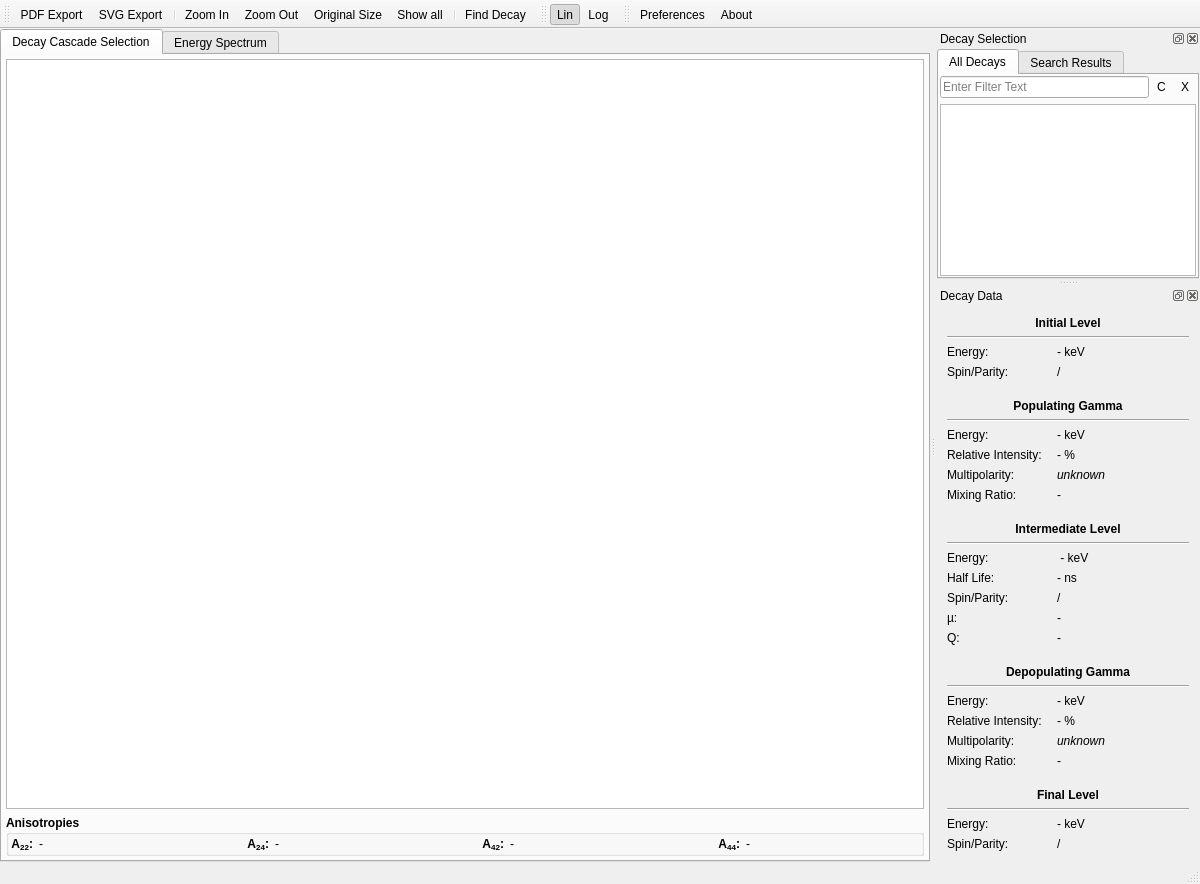
<?xml version="1.0" encoding="UTF-8"?>
<ui version="4.0">
 <class>KaihenMainWindow</class>
 <widget class="QMainWindow" name="KaihenMainWindow">
  <property name="geometry">
   <rect>
    <x>0</x>
    <y>0</y>
    <width>1200</width>
    <height>884</height>
   </rect>
  </property>
  <property name="windowTitle">
   <string>Kaihen</string>
  </property>
  <property name="windowIcon">
   <iconset resource="kaihen.qrc">
    <normaloff>:/kaihen.png</normaloff>:/kaihen.png</iconset>
  </property>
  <property name="dockNestingEnabled">
   <bool>true</bool>
  </property>
  <widget class="QWidget" name="centralWidget">
   <layout class="QVBoxLayout" name="verticalLayout_3">
    <property name="margin">
     <number>0</number>
    </property>
    <item>
     <widget class="QTabWidget" name="tabWidget">
      <property name="currentIndex">
       <number>0</number>
      </property>
      <widget class="QWidget" name="decayCascadeTab">
       <attribute name="title">
        <string>Decay Cascade Selection</string>
       </attribute>
       <layout class="QVBoxLayout" name="verticalLayout_4">
        <property name="margin">
         <number>4</number>
        </property>
        <item>
         <widget class="QGraphicsView" name="decayView">
          <property name="sizePolicy">
           <sizepolicy hsizetype="Expanding" vsizetype="Expanding">
            <horstretch>1</horstretch>
            <verstretch>0</verstretch>
           </sizepolicy>
          </property>
         </widget>
        </item>
        <item>
         <widget class="GroupBox" name="groupBox">
          <property name="sizePolicy">
           <sizepolicy hsizetype="Expanding" vsizetype="Preferred">
            <horstretch>0</horstretch>
            <verstretch>0</verstretch>
           </sizepolicy>
          </property>
          <property name="font">
           <font>
            <weight>75</weight>
            <bold>true</bold>
           </font>
          </property>
          <property name="title">
           <string>Anisotropies</string>
          </property>
          <layout class="QHBoxLayout" name="horizontalLayout">
           <property name="margin">
            <number>2</number>
           </property>
           <item>
            <widget class="QLabel" name="a22Label">
             <property name="sizePolicy">
              <sizepolicy hsizetype="Fixed" vsizetype="Preferred">
               <horstretch>0</horstretch>
               <verstretch>0</verstretch>
              </sizepolicy>
             </property>
             <property name="text">
              <string>&lt;html&gt;&lt;head/&gt;&lt;body&gt;&lt;p&gt;A&lt;span style=&quot; vertical-align:sub;&quot;&gt;22&lt;/span&gt;:&lt;/p&gt;&lt;/body&gt;&lt;/html&gt;</string>
             </property>
             <property name="alignment">
              <set>Qt::AlignRight|Qt::AlignTrailing|Qt::AlignVCenter</set>
             </property>
            </widget>
           </item>
           <item>
            <widget class="QLabel" name="a22">
             <property name="font">
              <font>
               <weight>50</weight>
               <bold>false</bold>
              </font>
             </property>
             <property name="toolTip">
              <string>&lt;html&gt;&lt;head/&gt;&lt;body&gt;&lt;p&gt;A&lt;span style=&quot; vertical-align:sub;&quot;&gt;22&lt;/span&gt;&lt;/p&gt;&lt;p&gt;If the sign of δ&lt;sub&gt;1&lt;/sub&gt; or δ&lt;sub&gt;2&lt;/sub&gt; is unknown all possible combinations are shown. Results are then tagged with the signs of δ&lt;sub&gt;1&lt;/sub&gt; and δ&lt;sub&gt;2&lt;/sub&gt;.&lt;/p&gt;&lt;/body&gt;&lt;/html&gt;</string>
             </property>
             <property name="text">
              <string>-</string>
             </property>
             <property name="wordWrap">
              <bool>true</bool>
             </property>
             <property name="textInteractionFlags">
              <set>Qt::LinksAccessibleByMouse|Qt::TextSelectableByKeyboard|Qt::TextSelectableByMouse</set>
             </property>
            </widget>
           </item>
           <item>
            <widget class="QLabel" name="a24Label">
             <property name="sizePolicy">
              <sizepolicy hsizetype="Fixed" vsizetype="Preferred">
               <horstretch>0</horstretch>
               <verstretch>0</verstretch>
              </sizepolicy>
             </property>
             <property name="minimumSize">
              <size>
               <width>50</width>
               <height>0</height>
              </size>
             </property>
             <property name="text">
              <string>&lt;html&gt;&lt;head/&gt;&lt;body&gt;&lt;p&gt;A&lt;span style=&quot; vertical-align:sub;&quot;&gt;24&lt;/span&gt;:&lt;/p&gt;&lt;/body&gt;&lt;/html&gt;</string>
             </property>
             <property name="alignment">
              <set>Qt::AlignRight|Qt::AlignTrailing|Qt::AlignVCenter</set>
             </property>
            </widget>
           </item>
           <item>
            <widget class="QLabel" name="a24">
             <property name="font">
              <font>
               <weight>50</weight>
               <bold>false</bold>
              </font>
             </property>
             <property name="toolTip">
              <string>&lt;html&gt;&lt;head/&gt;&lt;body&gt;&lt;p&gt;A&lt;span style=&quot; vertical-align:sub;&quot;&gt;24&lt;/span&gt;&lt;/p&gt;&lt;p&gt;If the sign of δ&lt;sub&gt;1&lt;/sub&gt; or δ&lt;sub&gt;2&lt;/sub&gt; is unknown all possible combinations are shown. Results are then tagged with the signs of δ&lt;sub&gt;1&lt;/sub&gt; and δ&lt;sub&gt;2&lt;/sub&gt;.&lt;/p&gt;&lt;/body&gt;&lt;/html&gt;</string>
             </property>
             <property name="text">
              <string>-</string>
             </property>
             <property name="wordWrap">
              <bool>true</bool>
             </property>
             <property name="textInteractionFlags">
              <set>Qt::LinksAccessibleByMouse|Qt::TextSelectableByKeyboard|Qt::TextSelectableByMouse</set>
             </property>
            </widget>
           </item>
           <item>
            <widget class="QLabel" name="a42Label">
             <property name="sizePolicy">
              <sizepolicy hsizetype="Fixed" vsizetype="Preferred">
               <horstretch>0</horstretch>
               <verstretch>0</verstretch>
              </sizepolicy>
             </property>
             <property name="minimumSize">
              <size>
               <width>50</width>
               <height>0</height>
              </size>
             </property>
             <property name="text">
              <string>&lt;html&gt;&lt;head/&gt;&lt;body&gt;&lt;p&gt;A&lt;span style=&quot; vertical-align:sub;&quot;&gt;42&lt;/span&gt;:&lt;/p&gt;&lt;/body&gt;&lt;/html&gt;</string>
             </property>
             <property name="alignment">
              <set>Qt::AlignRight|Qt::AlignTrailing|Qt::AlignVCenter</set>
             </property>
            </widget>
           </item>
           <item>
            <widget class="QLabel" name="a42">
             <property name="font">
              <font>
               <weight>50</weight>
               <bold>false</bold>
              </font>
             </property>
             <property name="toolTip">
              <string>&lt;html&gt;&lt;head/&gt;&lt;body&gt;&lt;p&gt;A&lt;span style=&quot; vertical-align:sub;&quot;&gt;42&lt;/span&gt;&lt;/p&gt;&lt;p&gt;If the sign of δ&lt;sub&gt;1&lt;/sub&gt; or δ&lt;sub&gt;2&lt;/sub&gt; is unknown all possible combinations are shown. Results are then tagged with the signs of δ&lt;sub&gt;1&lt;/sub&gt; and δ&lt;sub&gt;2&lt;/sub&gt;.&lt;/p&gt;&lt;/body&gt;&lt;/html&gt;</string>
             </property>
             <property name="text">
              <string>-</string>
             </property>
             <property name="wordWrap">
              <bool>true</bool>
             </property>
             <property name="textInteractionFlags">
              <set>Qt::LinksAccessibleByMouse|Qt::TextSelectableByKeyboard|Qt::TextSelectableByMouse</set>
             </property>
            </widget>
           </item>
           <item>
            <widget class="QLabel" name="a44Label">
             <property name="sizePolicy">
              <sizepolicy hsizetype="Fixed" vsizetype="Preferred">
               <horstretch>0</horstretch>
               <verstretch>0</verstretch>
              </sizepolicy>
             </property>
             <property name="minimumSize">
              <size>
               <width>50</width>
               <height>0</height>
              </size>
             </property>
             <property name="text">
              <string>&lt;html&gt;&lt;head/&gt;&lt;body&gt;&lt;p&gt;A&lt;span style=&quot; vertical-align:sub;&quot;&gt;44&lt;/span&gt;:&lt;/p&gt;&lt;/body&gt;&lt;/html&gt;</string>
             </property>
             <property name="alignment">
              <set>Qt::AlignRight|Qt::AlignTrailing|Qt::AlignVCenter</set>
             </property>
            </widget>
           </item>
           <item>
            <widget class="QLabel" name="a44">
             <property name="font">
              <font>
               <weight>50</weight>
               <bold>false</bold>
              </font>
             </property>
             <property name="toolTip">
              <string>&lt;html&gt;&lt;head/&gt;&lt;body&gt;&lt;p&gt;A&lt;span style=&quot; vertical-align:sub;&quot;&gt;44&lt;/span&gt;&lt;/p&gt;&lt;p&gt;If the sign of δ&lt;sub&gt;1&lt;/sub&gt; or δ&lt;sub&gt;2&lt;/sub&gt; is unknown all possible combinations are shown. Results are then tagged with the signs of δ&lt;sub&gt;1&lt;/sub&gt; and δ&lt;sub&gt;2&lt;/sub&gt;.&lt;/p&gt;&lt;/body&gt;&lt;/html&gt;</string>
             </property>
             <property name="text">
              <string>-</string>
             </property>
             <property name="wordWrap">
              <bool>true</bool>
             </property>
             <property name="textInteractionFlags">
              <set>Qt::LinksAccessibleByMouse|Qt::TextSelectableByKeyboard|Qt::TextSelectableByMouse</set>
             </property>
            </widget>
           </item>
          </layout>
         </widget>
        </item>
       </layout>
      </widget>
      <widget class="QWidget" name="energySpectrumTab">
       <attribute name="title">
        <string>Energy Spectrum</string>
       </attribute>
       <layout class="QVBoxLayout" name="energySpectrumLayout"/>
      </widget>
     </widget>
    </item>
   </layout>
  </widget>
  <widget class="QToolBar" name="mainToolBar">
   <property name="windowTitle">
    <string>Common Tool Bar</string>
   </property>
   <property name="iconSize">
    <size>
     <width>32</width>
     <height>32</height>
    </size>
   </property>
   <attribute name="toolBarArea">
    <enum>TopToolBarArea</enum>
   </attribute>
   <attribute name="toolBarBreak">
    <bool>false</bool>
   </attribute>
   <addaction name="actionPDF_Export"/>
   <addaction name="actionSVG_Export"/>
   <addaction name="separator"/>
   <addaction name="actionZoom_In"/>
   <addaction name="actionZoom_Out"/>
   <addaction name="actionOriginal_Size"/>
   <addaction name="actionShow_all"/>
   <addaction name="separator"/>
   <addaction name="actionFind_Decay"/>
  </widget>
  <widget class="QStatusBar" name="statusBar"/>
  <widget class="QDockWidget" name="decaySelectorDock">
   <property name="allowedAreas">
    <set>Qt::LeftDockWidgetArea|Qt::RightDockWidgetArea</set>
   </property>
   <property name="windowTitle">
    <string>Decay Selection</string>
   </property>
   <attribute name="dockWidgetArea">
    <number>2</number>
   </attribute>
   <widget class="QWidget" name="dockWidgetContents_2">
    <layout class="QVBoxLayout" name="verticalLayout">
     <property name="margin">
      <number>1</number>
     </property>
     <item>
      <widget class="QTabWidget" name="selectionTabWidget">
       <property name="sizePolicy">
        <sizepolicy hsizetype="MinimumExpanding" vsizetype="Expanding">
         <horstretch>0</horstretch>
         <verstretch>0</verstretch>
        </sizepolicy>
       </property>
       <property name="currentIndex">
        <number>0</number>
       </property>
       <widget class="QWidget" name="allDecayTab">
        <attribute name="title">
         <string>All Decays</string>
        </attribute>
        <layout class="QGridLayout" name="gridLayout_2">
         <property name="horizontalSpacing">
          <number>1</number>
         </property>
         <property name="margin">
          <number>1</number>
         </property>
         <item row="0" column="0">
          <widget class="LineEdit" name="decayFilterLineEdit">
           <property name="placeholderText">
            <string>Enter Filter Text</string>
           </property>
          </widget>
         </item>
         <item row="0" column="2">
          <widget class="QToolButton" name="decayTreeExpandButton">
           <property name="toolTip">
            <string>Expand Tree</string>
           </property>
           <property name="text">
            <string>X</string>
           </property>
           <property name="icon">
            <iconset resource="kaihen.qrc">
             <normaloff>:/format-indent-more.png</normaloff>:/format-indent-more.png</iconset>
           </property>
           <property name="autoRaise">
            <bool>true</bool>
           </property>
          </widget>
         </item>
         <item row="0" column="1">
          <widget class="QToolButton" name="decayTreeCollapseButton">
           <property name="toolTip">
            <string>Collapse Tree</string>
           </property>
           <property name="text">
            <string>C</string>
           </property>
           <property name="icon">
            <iconset resource="kaihen.qrc">
             <normaloff>:/format-justify-fill.png</normaloff>:/format-justify-fill.png</iconset>
           </property>
           <property name="autoRaise">
            <bool>true</bool>
           </property>
          </widget>
         </item>
         <item row="1" column="0" colspan="3">
          <widget class="QTreeView" name="decayTreeView">
           <property name="alternatingRowColors">
            <bool>true</bool>
           </property>
           <property name="allColumnsShowFocus">
            <bool>true</bool>
           </property>
           <attribute name="headerVisible">
            <bool>false</bool>
           </attribute>
          </widget>
         </item>
        </layout>
       </widget>
       <widget class="QWidget" name="searchResultTab">
        <attribute name="title">
         <string>Search Results</string>
        </attribute>
        <layout class="QGridLayout" name="gridLayout">
         <property name="horizontalSpacing">
          <number>1</number>
         </property>
         <property name="margin">
          <number>1</number>
         </property>
         <item row="0" column="0">
          <widget class="LineEdit" name="searchFilterLineEdit">
           <property name="placeholderText">
            <string>Enter Filter Text</string>
           </property>
          </widget>
         </item>
         <item row="0" column="1">
          <widget class="QToolButton" name="searchTreeCollapseButton">
           <property name="toolTip">
            <string>Collapse Tree</string>
           </property>
           <property name="text">
            <string>C</string>
           </property>
           <property name="icon">
            <iconset resource="kaihen.qrc">
             <normaloff>:/format-justify-fill.png</normaloff>:/format-justify-fill.png</iconset>
           </property>
           <property name="autoRaise">
            <bool>true</bool>
           </property>
          </widget>
         </item>
         <item row="0" column="2">
          <widget class="QToolButton" name="searchTreeExpandButton">
           <property name="toolTip">
            <string>Expand Tree</string>
           </property>
           <property name="text">
            <string>X</string>
           </property>
           <property name="icon">
            <iconset resource="kaihen.qrc">
             <normaloff>:/format-indent-more.png</normaloff>:/format-indent-more.png</iconset>
           </property>
           <property name="autoRaise">
            <bool>true</bool>
           </property>
          </widget>
         </item>
         <item row="1" column="0" colspan="3">
          <widget class="QTreeView" name="searchTreeView">
           <property name="alternatingRowColors">
            <bool>true</bool>
           </property>
           <property name="allColumnsShowFocus">
            <bool>true</bool>
           </property>
           <attribute name="headerVisible">
            <bool>false</bool>
           </attribute>
          </widget>
         </item>
        </layout>
       </widget>
      </widget>
     </item>
    </layout>
   </widget>
  </widget>
  <widget class="QDockWidget" name="decayInfoDock">
   <property name="allowedAreas">
    <set>Qt::LeftDockWidgetArea|Qt::RightDockWidgetArea</set>
   </property>
   <property name="windowTitle">
    <string>Decay Data</string>
   </property>
   <attribute name="dockWidgetArea">
    <number>2</number>
   </attribute>
   <widget class="QWidget" name="dockWidgetContents">
    <layout class="QFormLayout" name="formLayout">
     <property name="fieldGrowthPolicy">
      <enum>QFormLayout::ExpandingFieldsGrow</enum>
     </property>
     <property name="horizontalSpacing">
      <number>15</number>
     </property>
     <item row="2" column="0">
      <widget class="QLabel" name="startEnergyLabel">
       <property name="text">
        <string>Energy:</string>
       </property>
      </widget>
     </item>
     <item row="3" column="0">
      <widget class="QLabel" name="startSpinLabel">
       <property name="text">
        <string>Spin/Parity:</string>
       </property>
      </widget>
     </item>
     <item row="5" column="0" colspan="2">
      <widget class="QLabel" name="popGammaLabel">
       <property name="font">
        <font>
         <weight>75</weight>
         <bold>true</bold>
        </font>
       </property>
       <property name="text">
        <string>Populating Gamma</string>
       </property>
       <property name="alignment">
        <set>Qt::AlignCenter</set>
       </property>
      </widget>
     </item>
     <item row="7" column="0" colspan="2">
      <widget class="Line" name="line_4">
       <property name="orientation">
        <enum>Qt::Horizontal</enum>
       </property>
      </widget>
     </item>
     <item row="8" column="0">
      <widget class="QLabel" name="popEnergyLabel">
       <property name="text">
        <string>Energy:</string>
       </property>
      </widget>
     </item>
     <item row="8" column="1">
      <widget class="QLabel" name="popEnergy">
       <property name="text">
        <string>- keV</string>
       </property>
      </widget>
     </item>
     <item row="9" column="0">
      <widget class="QLabel" name="popIntensityLabel">
       <property name="text">
        <string>Relative Intensity:</string>
       </property>
      </widget>
     </item>
     <item row="9" column="1">
      <widget class="QLabel" name="popIntensity">
       <property name="text">
        <string>- %</string>
       </property>
      </widget>
     </item>
     <item row="10" column="0">
      <widget class="QLabel" name="popMultipolarityLabel">
       <property name="text">
        <string>Multipolarity:</string>
       </property>
      </widget>
     </item>
     <item row="10" column="1">
      <widget class="QLabel" name="popMultipolarity">
       <property name="text">
        <string>&lt;i&gt;unknown&lt;/i&gt;</string>
       </property>
      </widget>
     </item>
     <item row="11" column="0">
      <widget class="QLabel" name="popMixingLabel">
       <property name="toolTip">
        <string>δ</string>
       </property>
       <property name="text">
        <string>Mixing Ratio:</string>
       </property>
      </widget>
     </item>
     <item row="11" column="1">
      <widget class="QLabel" name="popMixing">
       <property name="toolTip">
        <string>δ</string>
       </property>
       <property name="text">
        <string>-</string>
       </property>
      </widget>
     </item>
     <item row="12" column="0" colspan="2">
      <spacer name="verticalSpacer">
       <property name="orientation">
        <enum>Qt::Vertical</enum>
       </property>
       <property name="sizeType">
        <enum>QSizePolicy::Fixed</enum>
       </property>
       <property name="sizeHint" stdset="0">
        <size>
         <width>0</width>
         <height>8</height>
        </size>
       </property>
      </spacer>
     </item>
     <item row="13" column="0" colspan="2">
      <widget class="QLabel" name="intermedLevelLabel">
       <property name="font">
        <font>
         <weight>75</weight>
         <bold>true</bold>
        </font>
       </property>
       <property name="text">
        <string>Intermediate Level</string>
       </property>
       <property name="alignment">
        <set>Qt::AlignCenter</set>
       </property>
      </widget>
     </item>
     <item row="14" column="0" colspan="2">
      <widget class="Line" name="line_3">
       <property name="orientation">
        <enum>Qt::Horizontal</enum>
       </property>
      </widget>
     </item>
     <item row="15" column="0">
      <widget class="QLabel" name="intEnergyLabel">
       <property name="text">
        <string>Energy:</string>
       </property>
      </widget>
     </item>
     <item row="15" column="1">
      <widget class="QLabel" name="intEnergy">
       <property name="text">
        <string> - keV</string>
       </property>
      </widget>
     </item>
     <item row="16" column="0">
      <widget class="QLabel" name="intHalfLifeLabel">
       <property name="text">
        <string>Half Life:</string>
       </property>
      </widget>
     </item>
     <item row="16" column="1">
      <widget class="QLabel" name="intHalfLife">
       <property name="text">
        <string>- ns</string>
       </property>
      </widget>
     </item>
     <item row="17" column="1">
      <widget class="QLabel" name="intSpin">
       <property name="text">
        <string>/</string>
       </property>
      </widget>
     </item>
     <item row="20" column="0" colspan="2">
      <spacer name="verticalSpacer_2">
       <property name="orientation">
        <enum>Qt::Vertical</enum>
       </property>
       <property name="sizeType">
        <enum>QSizePolicy::Fixed</enum>
       </property>
       <property name="sizeHint" stdset="0">
        <size>
         <width>0</width>
         <height>8</height>
        </size>
       </property>
      </spacer>
     </item>
     <item row="21" column="0" colspan="2">
      <widget class="QLabel" name="depopGammaLabel">
       <property name="font">
        <font>
         <weight>75</weight>
         <bold>true</bold>
        </font>
       </property>
       <property name="text">
        <string>Depopulating Gamma</string>
       </property>
       <property name="alignment">
        <set>Qt::AlignCenter</set>
       </property>
      </widget>
     </item>
     <item row="22" column="0" colspan="2">
      <widget class="Line" name="line_5">
       <property name="orientation">
        <enum>Qt::Horizontal</enum>
       </property>
      </widget>
     </item>
     <item row="23" column="0">
      <widget class="QLabel" name="depopEnergyLabel">
       <property name="text">
        <string>Energy:</string>
       </property>
      </widget>
     </item>
     <item row="23" column="1">
      <widget class="QLabel" name="depopEnergy">
       <property name="text">
        <string>- keV</string>
       </property>
      </widget>
     </item>
     <item row="24" column="0">
      <widget class="QLabel" name="depopIntensityLabel">
       <property name="text">
        <string>Relative Intensity:</string>
       </property>
      </widget>
     </item>
     <item row="24" column="1">
      <widget class="QLabel" name="depopIntensity">
       <property name="text">
        <string>- %</string>
       </property>
      </widget>
     </item>
     <item row="25" column="0">
      <widget class="QLabel" name="depopMultipolarityLabel">
       <property name="text">
        <string>Multipolarity:</string>
       </property>
      </widget>
     </item>
     <item row="25" column="1">
      <widget class="QLabel" name="depopMultipolarity">
       <property name="text">
        <string>&lt;i&gt;unknown&lt;/i&gt;</string>
       </property>
      </widget>
     </item>
     <item row="27" column="1">
      <widget class="QLabel" name="depopMixing">
       <property name="toolTip">
        <string>δ</string>
       </property>
       <property name="text">
        <string>-</string>
       </property>
      </widget>
     </item>
     <item row="1" column="0" colspan="2">
      <widget class="Line" name="line_6">
       <property name="orientation">
        <enum>Qt::Horizontal</enum>
       </property>
      </widget>
     </item>
     <item row="0" column="0" colspan="2">
      <widget class="QLabel" name="startLevelLabel">
       <property name="font">
        <font>
         <weight>75</weight>
         <bold>true</bold>
        </font>
       </property>
       <property name="text">
        <string>Initial Level</string>
       </property>
       <property name="alignment">
        <set>Qt::AlignCenter</set>
       </property>
      </widget>
     </item>
     <item row="4" column="0" colspan="2">
      <spacer name="verticalSpacer_3">
       <property name="orientation">
        <enum>Qt::Vertical</enum>
       </property>
       <property name="sizeType">
        <enum>QSizePolicy::Fixed</enum>
       </property>
       <property name="sizeHint" stdset="0">
        <size>
         <width>0</width>
         <height>8</height>
        </size>
       </property>
      </spacer>
     </item>
     <item row="29" column="0" colspan="2">
      <widget class="QLabel" name="endLevelLabel">
       <property name="font">
        <font>
         <weight>75</weight>
         <bold>true</bold>
        </font>
       </property>
       <property name="text">
        <string>Final Level</string>
       </property>
       <property name="alignment">
        <set>Qt::AlignCenter</set>
       </property>
      </widget>
     </item>
     <item row="28" column="0" colspan="2">
      <spacer name="verticalSpacer_4">
       <property name="orientation">
        <enum>Qt::Vertical</enum>
       </property>
       <property name="sizeType">
        <enum>QSizePolicy::Fixed</enum>
       </property>
       <property name="sizeHint" stdset="0">
        <size>
         <width>0</width>
         <height>8</height>
        </size>
       </property>
      </spacer>
     </item>
     <item row="30" column="0" colspan="2">
      <widget class="Line" name="line_7">
       <property name="orientation">
        <enum>Qt::Horizontal</enum>
       </property>
      </widget>
     </item>
     <item row="31" column="0">
      <widget class="QLabel" name="endEnergyLabel">
       <property name="text">
        <string>Energy:</string>
       </property>
      </widget>
     </item>
     <item row="32" column="0">
      <widget class="QLabel" name="endSpinLabel">
       <property name="text">
        <string>Spin/Parity:</string>
       </property>
      </widget>
     </item>
     <item row="31" column="1">
      <widget class="QLabel" name="endEnergy">
       <property name="text">
        <string>- keV</string>
       </property>
      </widget>
     </item>
     <item row="32" column="1">
      <widget class="QLabel" name="endSpin">
       <property name="text">
        <string>/</string>
       </property>
      </widget>
     </item>
     <item row="2" column="1">
      <widget class="QLabel" name="startEnergy">
       <property name="text">
        <string>- keV</string>
       </property>
      </widget>
     </item>
     <item row="3" column="1">
      <widget class="QLabel" name="startSpin">
       <property name="text">
        <string>/</string>
       </property>
      </widget>
     </item>
     <item row="17" column="0">
      <widget class="QLabel" name="intSpinLabel">
       <property name="text">
        <string>Spin/Parity:</string>
       </property>
      </widget>
     </item>
     <item row="27" column="0">
      <widget class="QLabel" name="depopMixingLabel">
       <property name="toolTip">
        <string>δ</string>
       </property>
       <property name="text">
        <string>Mixing Ratio:</string>
       </property>
      </widget>
     </item>
     <item row="18" column="0">
      <widget class="QLabel" name="intMuLabel">
       <property name="toolTip">
        <string>Magnetic dipole moment of the intermediate level</string>
       </property>
       <property name="text">
        <string>µ:</string>
       </property>
      </widget>
     </item>
     <item row="19" column="0">
      <widget class="QLabel" name="intQLabel">
       <property name="toolTip">
        <string>Electric quadrupole moment of the intermediate level</string>
       </property>
       <property name="text">
        <string>Q:</string>
       </property>
      </widget>
     </item>
     <item row="18" column="1">
      <widget class="QLabel" name="intMu">
       <property name="toolTip">
        <string>Magnetic dipole moment of the intermediate level</string>
       </property>
       <property name="text">
        <string>-</string>
       </property>
      </widget>
     </item>
     <item row="19" column="1">
      <widget class="QLabel" name="intQ">
       <property name="toolTip">
        <string>Electric quadrupole moment of the intermediate level</string>
       </property>
       <property name="text">
        <string>-</string>
       </property>
      </widget>
     </item>
    </layout>
   </widget>
  </widget>
  <widget class="QToolBar" name="energySpectrumBar">
   <property name="windowTitle">
    <string>Energy Spectrum Tool Bar</string>
   </property>
   <property name="iconSize">
    <size>
     <width>32</width>
     <height>32</height>
    </size>
   </property>
   <attribute name="toolBarArea">
    <enum>TopToolBarArea</enum>
   </attribute>
   <attribute name="toolBarBreak">
    <bool>false</bool>
   </attribute>
   <addaction name="actionLinear"/>
   <addaction name="actionLogarithmic"/>
  </widget>
  <widget class="QToolBar" name="extrasBar">
   <property name="windowTitle">
    <string>About Tool Bar</string>
   </property>
   <property name="iconSize">
    <size>
     <width>32</width>
     <height>32</height>
    </size>
   </property>
   <attribute name="toolBarArea">
    <enum>TopToolBarArea</enum>
   </attribute>
   <attribute name="toolBarBreak">
    <bool>false</bool>
   </attribute>
   <addaction name="actionPreferences"/>
   <addaction name="actionAbout"/>
  </widget>
  <action name="actionZoom_In">
   <property name="icon">
    <iconset resource="kaihen.qrc">
     <normaloff>:/toolbar/zoom-in.png</normaloff>:/toolbar/zoom-in.png</iconset>
   </property>
   <property name="text">
    <string>Zoom In</string>
   </property>
   <property name="toolTip">
    <string>Zoom In</string>
   </property>
   <property name="shortcut">
    <string>Ctrl++</string>
   </property>
  </action>
  <action name="actionZoom_Out">
   <property name="icon">
    <iconset resource="kaihen.qrc">
     <normaloff>:/toolbar/zoom-out.png</normaloff>:/toolbar/zoom-out.png</iconset>
   </property>
   <property name="text">
    <string>Zoom Out</string>
   </property>
   <property name="toolTip">
    <string>Zoom Out</string>
   </property>
   <property name="shortcut">
    <string>Ctrl+-</string>
   </property>
  </action>
  <action name="actionShow_all">
   <property name="icon">
    <iconset resource="kaihen.qrc">
     <normaloff>:/toolbar/zoom-fit-best.png</normaloff>:/toolbar/zoom-fit-best.png</iconset>
   </property>
   <property name="text">
    <string>Show all</string>
   </property>
   <property name="toolTip">
    <string>Show all</string>
   </property>
  </action>
  <action name="actionOriginal_Size">
   <property name="icon">
    <iconset resource="kaihen.qrc">
     <normaloff>:/toolbar/zoom-original.png</normaloff>:/toolbar/zoom-original.png</iconset>
   </property>
   <property name="text">
    <string>Original Size</string>
   </property>
   <property name="toolTip">
    <string>Zoom to Original Size</string>
   </property>
  </action>
  <action name="actionAbout">
   <property name="icon">
    <iconset resource="kaihen.qrc">
     <normaloff>:/toolbar/help-about.png</normaloff>:/toolbar/help-about.png</iconset>
   </property>
   <property name="text">
    <string>About</string>
   </property>
   <property name="toolTip">
    <string>About Kaihen</string>
   </property>
   <property name="shortcut">
    <string>Ctrl+I</string>
   </property>
  </action>
  <action name="actionLinear">
   <property name="checkable">
    <bool>true</bool>
   </property>
   <property name="checked">
    <bool>true</bool>
   </property>
   <property name="text">
    <string>Lin</string>
   </property>
   <property name="toolTip">
    <string>Linear Y-Axis Scaling</string>
   </property>
  </action>
  <action name="actionLogarithmic">
   <property name="checkable">
    <bool>true</bool>
   </property>
   <property name="text">
    <string>Log</string>
   </property>
   <property name="toolTip">
    <string>Logarithmic Y-Axis Scaling</string>
   </property>
  </action>
  <action name="actionSVG_Export">
   <property name="icon">
    <iconset resource="kaihen.qrc">
     <normaloff>:/toolbar/image-svg+xml.png</normaloff>:/toolbar/image-svg+xml.png</iconset>
   </property>
   <property name="text">
    <string>SVG Export</string>
   </property>
   <property name="toolTip">
    <string>Export as SVG File</string>
   </property>
  </action>
  <action name="actionPDF_Export">
   <property name="icon">
    <iconset resource="kaihen.qrc">
     <normaloff>:/toolbar/application-pdf.png</normaloff>:/toolbar/application-pdf.png</iconset>
   </property>
   <property name="text">
    <string>PDF Export</string>
   </property>
   <property name="toolTip">
    <string>Export as PDF File</string>
   </property>
   <property name="shortcut">
    <string>Ctrl+P</string>
   </property>
  </action>
  <action name="actionPreferences">
   <property name="icon">
    <iconset resource="kaihen.qrc">
     <normaloff>:/toolbar/configure.png</normaloff>:/toolbar/configure.png</iconset>
   </property>
   <property name="text">
    <string>Preferences</string>
   </property>
   <property name="toolTip">
    <string>Change application preferences</string>
   </property>
  </action>
  <action name="actionFind_Decay">
   <property name="icon">
    <iconset resource="kaihen.qrc">
     <normaloff>:/toolbar/edit-find.png</normaloff>:/toolbar/edit-find.png</iconset>
   </property>
   <property name="text">
    <string>Find Decay</string>
   </property>
   <property name="toolTip">
    <string>Parametric decay cascade search</string>
   </property>
   <property name="shortcut">
    <string>Ctrl+F</string>
   </property>
  </action>
 </widget>
 <layoutdefault spacing="6" margin="11"/>
 <customwidgets>
  <customwidget>
   <class>GroupBox</class>
   <extends>QGroupBox</extends>
   <header>qxtgroupbox.h</header>
   <container>1</container>
  </customwidget>
  <customwidget>
   <class>LineEdit</class>
   <extends>QLineEdit</extends>
   <header>LineEdit.h</header>
  </customwidget>
 </customwidgets>
 <tabstops>
  <tabstop>tabWidget</tabstop>
  <tabstop>decayView</tabstop>
 </tabstops>
 <resources>
  <include location="kaihen.qrc"/>
 </resources>
 <connections/>
</ui>
